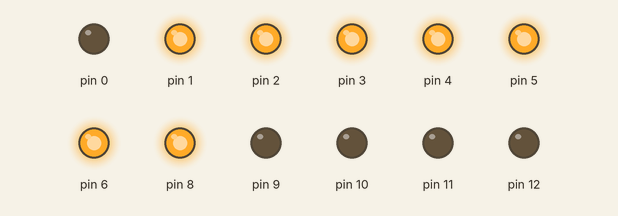
The sketch below on a simulated Arduino Uno, built with avr-gcc and run on an emulated ATmega328P. On the bench: output pins drawn as LEDs (lit = HIGH).

Above: at 0.1 s.
At 5.1 s:
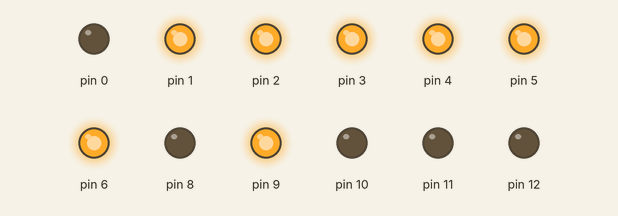
At 9.1 s:
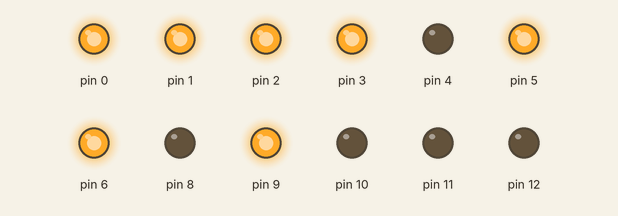
At 19.1 s:
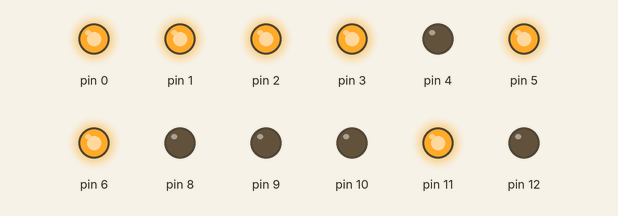
At 29.1 s:
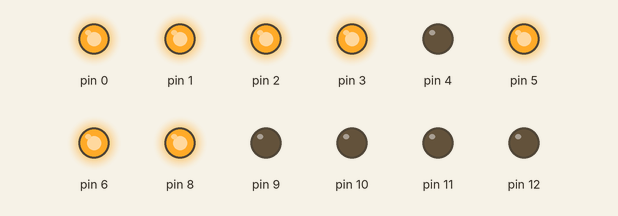
At 39.1 s:
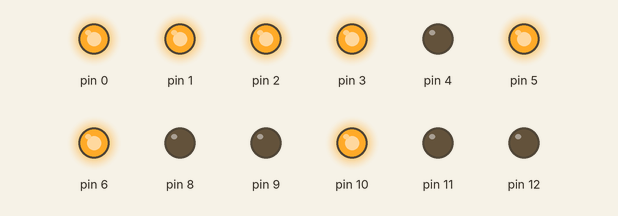
Timing chart, 0 to 40.0 s (numbered marks = the images above):
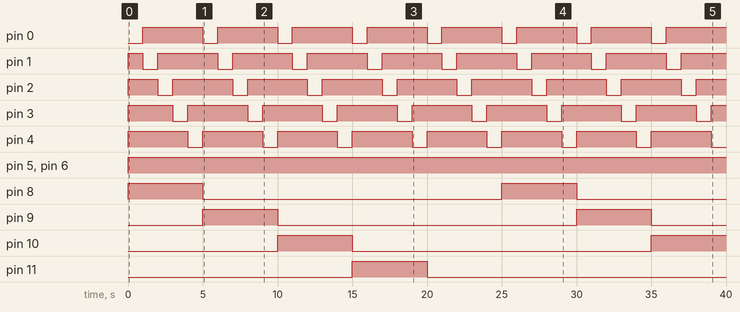

Measured:
- by itself, pin 0, pin 4: alternates HIGH for 4.0 s and LOW for 1.0 s
- by itself, pin 1–3: repeats every 5.0 s: LOW 1.0 s, HIGH 4.0 s
- by itself, pin 5, pin 6: LOW → HIGH at 0.00 s
- by itself, pin 8, pin 9: alternates HIGH for 5.0 s and LOW for 20.0 s
- by itself, pin 10: LOW → HIGH at 10.0 s, → LOW 5.0 s later, → HIGH 20.0 s later
- by itself, pin 11: LOW → HIGH at 15.0 s, → LOW 5.0 s later
- by itself, pin 12: LOW → HIGH at 20.0 s, → LOW 5.0 s later

The sketch:

ejer_11.ino
```cpp
void setup() {
  DDRD = DDRD | B01111111; //Declaro las Salidas
  DDRB = DDRB | B00011111; //Delclaro las entradas
}


void loop() {
  byte columnas, filas;
  for(columnas = B00000001; columnas <= B00010000; columnas = columnas<<1){
    PORTB = columnas;
    for(filas = B00000001; filas <= B00010000; filas = filas<<1){
      PORTD =~filas;
      delay(1000);
    }
  }

}
```
